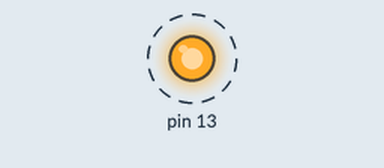
This sketch was run on a simulated Arduino Uno, built with avr-gcc and run on an emulated ATmega328P. Shown: output pins drawn as LEDs (lit = HIGH). Dashed ring = blinking.

Above: at 14.2 s.
Timing chart, 0 to 17.0 s (numbered marks = the images above):
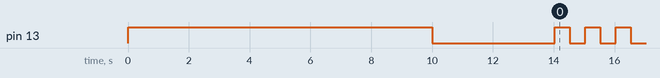

The sketch:

setupblue.ino
```cpp
#include <SoftwareSerial.h>

char NOMBRE[10]  = "ESBIN01";
char BPS         = '4';           // 1=1200 , 2=2400, 3=4800, 4=9600, 5=19200, 6=38400, 7=57600, 8=115200
char PASS[10]    = "1234";
SoftwareSerial dispositivo(10,11);  // RX=10, TX=11

void setup()
{
    dispositivo.begin(9600);
    pinMode(13,OUTPUT);
    digitalWrite(13,HIGH);
    delay(10000);
    digitalWrite(13,LOW);

    dispositivo.print("AT");
    delay(1000);

    dispositivo.print("AT+NAME");
    dispositivo.print(NOMBRE);
    delay(1000);

    dispositivo.print("AT+BAUD");
    dispositivo.print(BPS);
    delay(1000);

    dispositivo.print("AT+PIN");
    dispositivo.print(PASS);
    delay(1000);
}

void loop()
{
    digitalWrite(13, !digitalRead(13));
    delay(500);
}
```

Measured:
- by itself, pin 13: repeats every 1.0 s: HIGH 0.50 s, LOW 0.50 s
